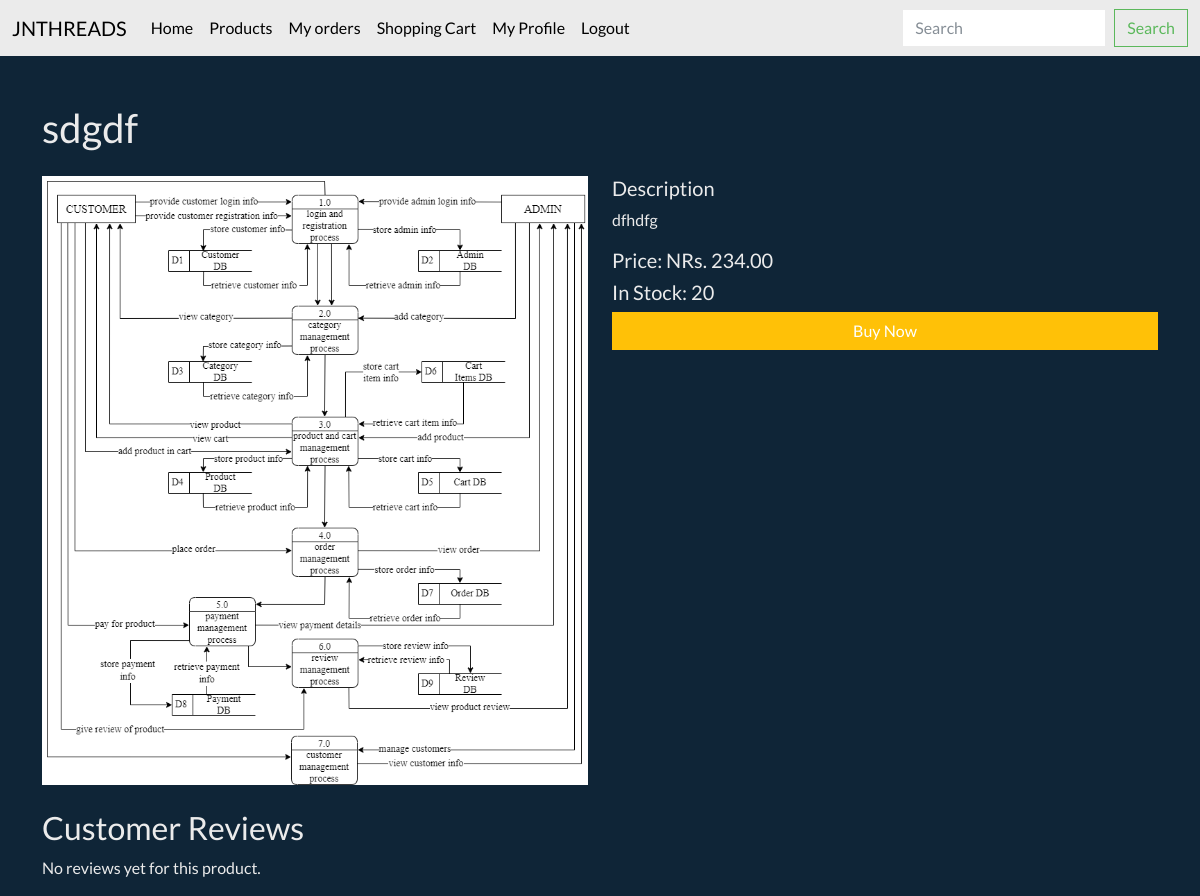
Before: /customer/product_details.php?id=7 with the older database file.
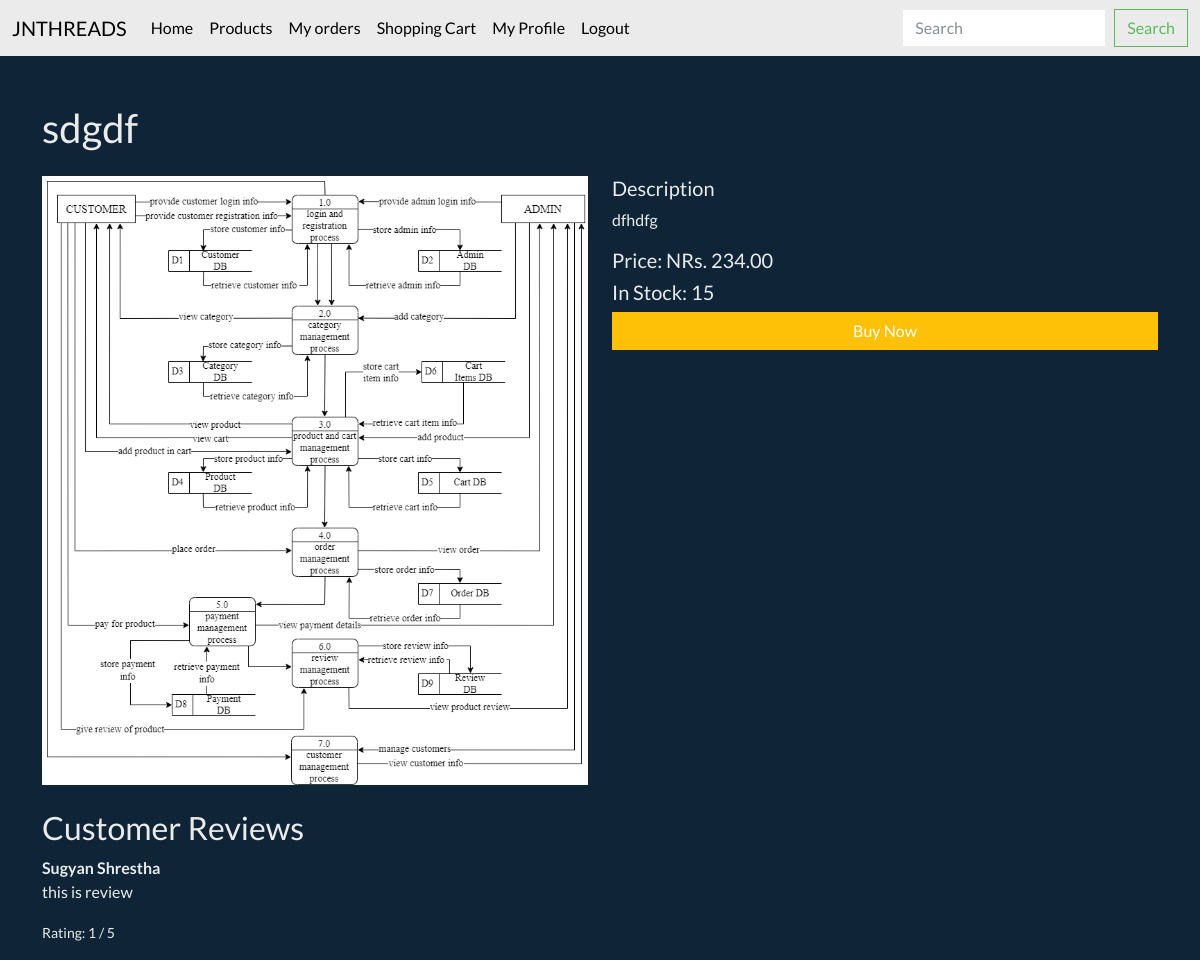
After: the same page with the newer database file.
### tables this page shows
CREATE TABLE `products` (
  `product_id` int(11) NOT NULL,
  `name` varchar(100) NOT NULL,
  `description` text DEFAULT NULL,
  `price` decimal(10,2) NOT NULL,
  `stock` int(11) NOT NULL,
  `category_id` int(11) DEFAULT NULL,
  `image_url` varchar(255) DEFAULT NULL,
  `created_at` timestamp NOT NULL DEFAULT current_timestamp(),
  `updated_at` timestamp NOT NULL DEFAULT current_timestamp() ON UPDATE current_timestamp()
);

CREATE TABLE `reviews` (
  `review_id` int(11) NOT NULL,
  `product_id` int(11) DEFAULT NULL,
  `cid` int(11) DEFAULT NULL,
  `rating` int(11) DEFAULT NULL CHECK (`rating` between 1 and 5),
  `comment` text DEFAULT NULL,
  `created_at` timestamp NOT NULL DEFAULT current_timestamp()
);

CREATE TABLE `customer` (
  `cid` int(11) NOT NULL,
  `name` varchar(50) NOT NULL,
  `district` varchar(50) NOT NULL,
  `city` varchar(50) NOT NULL,
  `mobile` bigint(20) NOT NULL,
  `email` varchar(30) NOT NULL,
  `password` varchar(255) NOT NULL,
  `reset_otp_hash` varchar(64) DEFAULT NULL,
  `rest_otp_expires_at` datetime DEFAULT NULL
);

### customer/product_details.php (the view, shortened to what this page needs)
<?php
include($_SERVER['DOCUMENT_ROOT'] . '/ecs/customer/layout/cheader.php');
include('../database/connection.php');
$product_id = intval($_GET['id']);
$stmt = $conn->prepare("SELECT name, description, price, stock, image_url FROM products WHERE product_id = ?");
$stmt->bind_param("i", $product_id);
$stmt->execute();
$product_result = $stmt->get_result();
$product = $product_result->fetch_assoc();
$review_stmt = $conn->prepare("SELECT r.cid, r.comment, r.rating, c.name AS username
                                FROM reviews r
                                JOIN customer c ON r.cid = c.cid
                                WHERE r.product_id = ?");
$review_stmt->bind_param("i", $product_id);
$review_stmt->execute();
$review_result = $review_stmt->get_result();
?>
<div class="container mt-5">
    <h1 class="mb-4"><?php echo htmlspecialchars($product['name']); ?></h1>
    <div class="row">
        <div class="col-md-6">
            <img src="<?php echo htmlspecialchars($product['image_url']); ?>" class="img-fluid" alt="<?php echo htmlspecialchars($product['name']); ?>" />
        </div>
        <div class="col-md-6">
            <h5>Description</h5>
            <p><?php echo htmlspecialchars($product['description']); ?></p>
            <h5>Price: NRs. <?php echo htmlspecialchars($product['price']); ?></h5>
            <h5>In Stock: <?php echo htmlspecialchars($product['stock']); ?></h5>
            <?php if ($product['stock'] > 0): ?>
            <form method="post" action="place_order.php">
                <button type="submit" class="btn btn-warning w-100">Buy Now</button>
            </form>
            <?php else: ?>
                <button class="btn btn-secondary w-100" disabled>Out of Stock</button>
            <?php endif; ?>
        </div>
    </div>
    <h2 class="mt-4">Customer Reviews</h2>
<?php if ($review_result->num_rows > 0) {
    while ($review = $review_result->fetch_assoc()) {
        ?>
        <div class="review mb-3">
            <strong><?php echo htmlspecialchars($review['username']); ?></strong>
            <p><?php echo htmlspecialchars($review['comment']); ?></p>
            <small>Rating: <?php echo htmlspecialchars($review['rating']); ?> / 5</small>
        </div>
    <?php }
} else { ?>
    <p>No reviews yet for this product.</p>
<?php } ?>
</div>

Changed rows visible on the page:
changed products "sdgdf": stock "20" → "15"
added reviews: cid.name "Sugyan Shrestha", comment "this is review", rating "1"
Other visible differences:
text no longer shown: "No reviews yet for this product."
